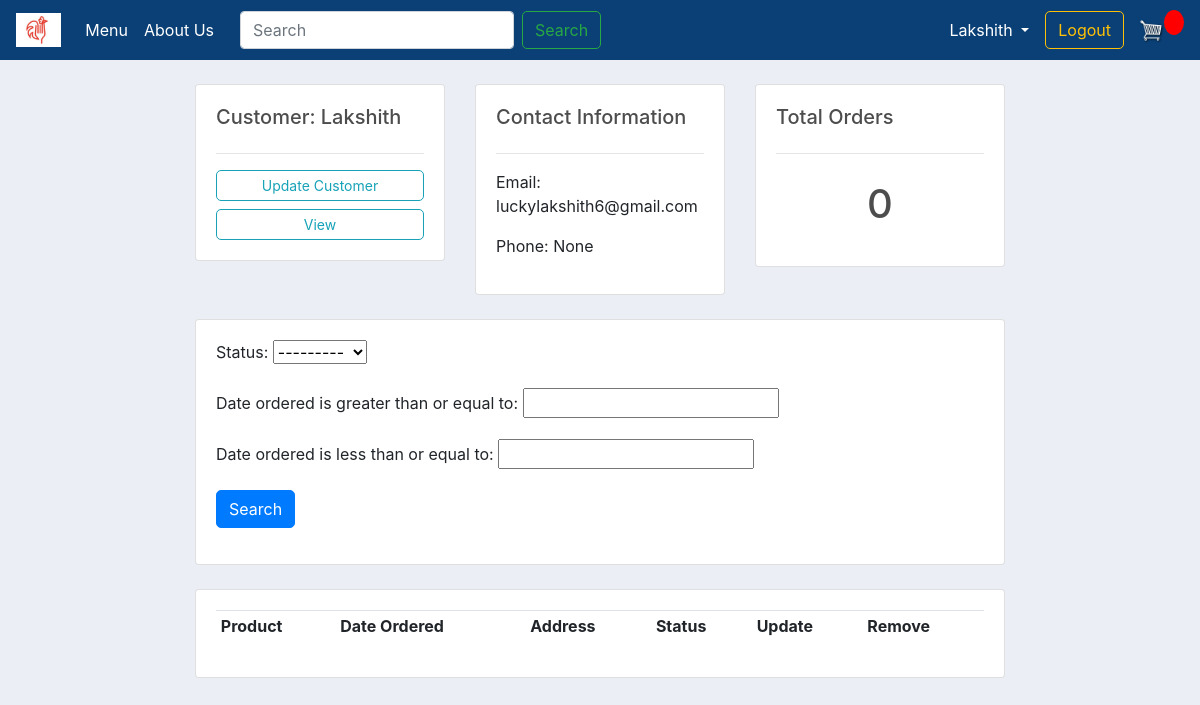
The page /customer/28 (signed in) on the database as committed earlier.
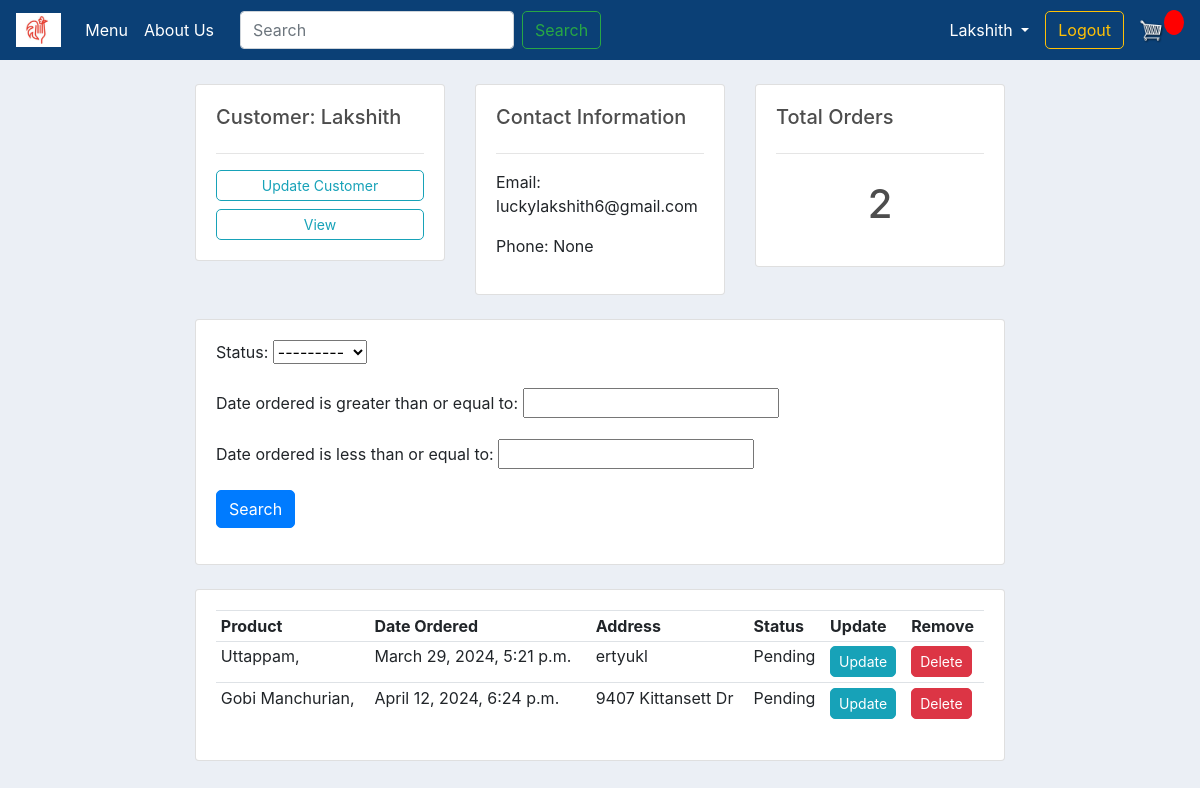
The same page on the database as committed later.
### store/models.py (models this page shows, shortened)
class OrderItem(models.Model):
    ORDER_TYPE = (
        ('HOME DELIVERY', 'HOME DELIVERY'),
        ('DINE IN', 'DINE IN'),
    )
    item = models.ForeignKey(Item, on_delete=models.SET_NULL, null=True)
    order = models.ForeignKey(Order, on_delete=models.SET_NULL, blank=True, null=True)
    quantity = models.IntegerField(default=0, null=True, blank=True)
    order_type = models.CharField(max_length=100, null=True, blank=True, choices=ORDER_TYPE, default=ORDER_TYPE[0][0])
    date_added = models.DateTimeField(auto_now_add=True)
    def __str__(self):
        return str(self.item)

class Item(models.Model):
    CATEGORY = (
        ('VEG', 'VEG'),
        ('NON-VEG', 'NON-VEG'),
        ('SNACKS', 'SNACKS'),
    )
    AVA = (
        ('Yes', 'Yes'),
        ('No', 'No'),
    )
    name = models.CharField(max_length=200, null=True)
    price = models.DecimalField(null=True, max_digits=10, decimal_places=2)
    category = models.CharField(max_length=200, null=True, choices=CATEGORY)
    description = models.CharField(max_length=500, null=True)
    image = models.ImageField(null=True, blank=True)
    available = models.CharField(max_length=200, null=True, choices=AVA, default=AVA[0][0])
    def __str__(self):
        return self.name

class Order(models.Model):
    STATUS = (
        ('Pending', 'Pending'),
        ('Delivered', 'Delivered'),
    )
    customer = models.ForeignKey(Customer, on_delete=models.SET_NULL, blank=True, null=True)
    date_ordered = models.DateTimeField(auto_now_add=True)
    complete = models.BooleanField(default=False, null=True, blank=False)
    transaction_id = models.CharField(max_length=200, null=True)
    status = models.CharField(max_length=200, null=True, choices=STATUS, default=STATUS[0][0])

class DeliveryInfo(models.Model):
    customer = models.ForeignKey(Customer, on_delete=models.SET_NULL, blank=True, null=True)
    order = models.ForeignKey(Order, on_delete=models.SET_NULL, blank=True, null=True)
    address = models.CharField(max_length=200, null=True)
    city = models.CharField(max_length=200, null=True)
    state = models.CharField(max_length=200, null=True)
    zip_code = models.CharField(max_length=200, null=True)
    date_added = models.DateTimeField(auto_now_add=True)
    def __str__(self):
        return self.address

### store/decorators.py (the view)
        def wrapper_func(request, *args, **kwargs):
            group = None
            if request.user.groups.exists():
                group = request.user.groups.all()[0].name
            if group in allowed_roles:
                return view_func(request, *args, **kwargs)
            else:
                return HttpResponse('You are not authorized to view this page')

### store/views.py (called while the page is built)
@login_required(login_url='login')
@allowed_users(allowed_roles=['admin'])
def customer(request, pk):
    customer = Customer.objects.get(id=pk)
    orders = customer.order_set.filter(complete='True')
    order_count = orders.count()
    myFilter = OrderFilter(request.GET, queryset=orders)
    orders = myFilter.qs
    context = {'customer': customer, 'orders': orders,
               'order_count': order_count, 'myFilter': myFilter}
    return render(request, 'stores/customer.html', context)

### store/templates/stores/customer.html
{% extends 'stores/main.html' %}
{% load static %}
{% block content %}
    <br>
    <div class="row">
        <div class="col-md">
            <div class="card card-body">
                <h5>Customer: {{ customer.name }}</h5>
                <hr>
                <a class="btn btn-outline-info  btn-sm btn-block" href="{% url 'account' %}">Update Customer</a>
                <a class="btn btn-outline-info  btn-sm btn-block" href="">View</a>
            </div>
        </div>
        <div class="col-md">
            <div class="card card-body">
                <h5>Contact Information</h5>
                <hr>
                <p>Email: {{ customer.email }}</p>
                <p>Phone: {{ customer.phone }} </p>
            </div>
        </div>
        <div class="col-md">
            <div class="card card-body">
                <h5>Total Orders</h5>
                <hr>
                <h1 style="text-align: center;padding: 10px">{{ order_count }}</h1>
            </div>
        </div>
    </div>
    <br>
    <div class="row">
        <div class="col">
            <div class="card card-body">
                <form method="get">
                    {{ myFilter.form.as_p }}
                    <button class="btn btn-primary" type="submit">Search</button>
                </form>
            </div>
        </div>
    </div>
    <br>
    <div class="row">
        <div class="col-md">
            <div class="card card-body">
                <table class="table table-sm">
                    <tr>
                        <th>Product</th>
                        <th>Date Ordered</th>
                        <th>Address</th>
                        <th>Status</th>
                        {% if request.user.is_staff %}
                            <th>Update</th>
                            <th>Remove</th>
                        {% endif %}
                    </tr>
                    {% for order in orders %}
                        {% if order.deliveryinfo_set.first != 'None' %}
                            <tr>
                                <td>
                                    {% for i in order.orderitem_set.all %}
                                        {{ i }},
                                    {% endfor %}
                                </td>
                                <td>{{ order.date_ordered }}</td>
                                <td>{{ order.deliveryinfo_set.first }}</td>
                                <td>{{ order.status }}</td>
                                {% if request.user.is_staff %}
                                    <td><a class="btn btn-sm btn-info"
                                           href="{% url 'update_order' order.id %}">Update</a>
                                    </td>
                                    <td><a class="btn btn-sm btn-danger"
                                           href="{% url 'delete_order' order.id %}">Delete</a>
                                    </td>
                                {% endif %}
                            </tr>
                        {% endif %}
                    {% endfor %}
                </table>
            </div>
        </div>
    </div>
{% endblock %}

Rows that differ between the two databases and show on the page:
now on this page (row edited): Order: date_ordered "March 29, 2024, 5:21 p.m.", deliveryinfo_set.first "ertyukl", status "Pending"
added OrderItem: item.name "Uttappam", shown under "March 29, 2024, 5:21 p.m."
added Order: date_ordered "April 12, 2024, 6:24 p.m.", deliveryinfo_set.first "9407 Kittansett Dr", status "Pending"
added OrderItem: item.name "Gobi Manchurian", shown under "April 12, 2024, 6:24 p.m."
Other text that changed with them:
{{ order_count }}: "0" → "2"
